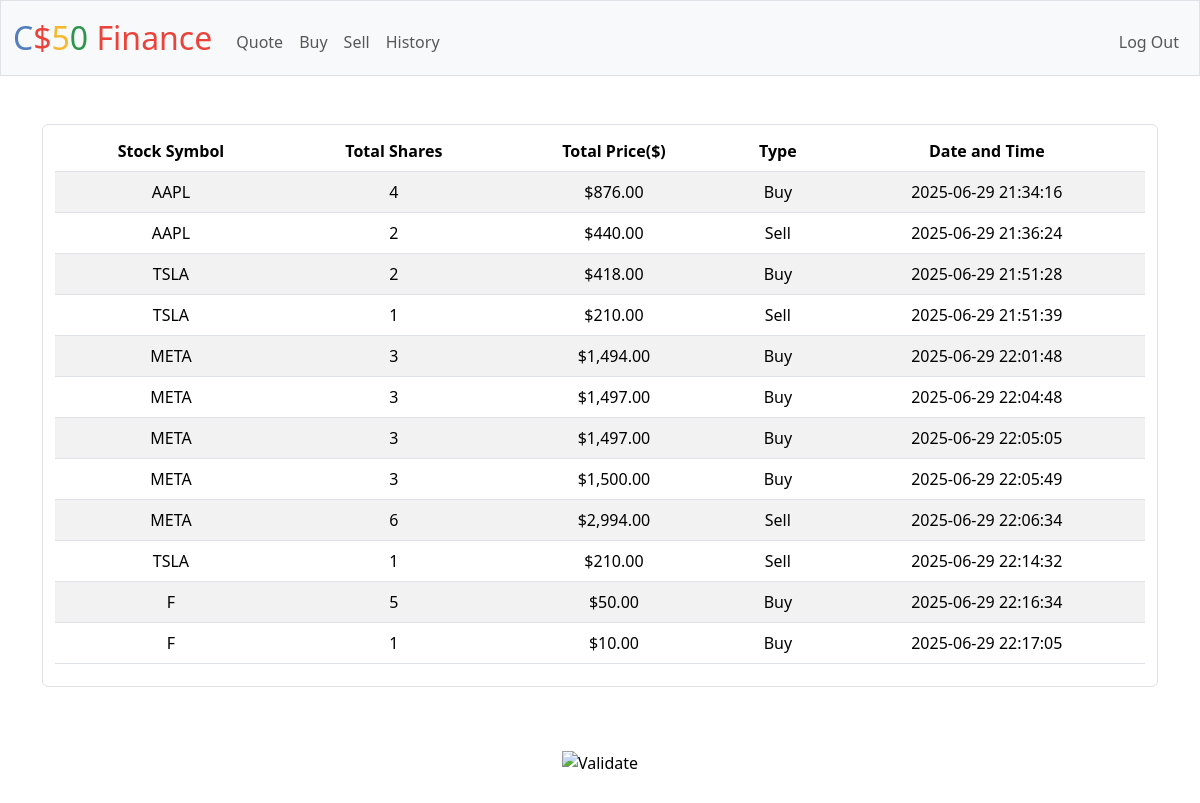
Screenshot of /history (signed in) with the database file from the repository.
### tables this page shows
CREATE TABLE transactions (
    id INTEGER PRIMARY KEY AUTOINCREMENT NOT NULL,
    user_id INTEGER NOT NULL,
    symbol TEXT NOT NULL,
    shares INTEGER,
    price NUMERIC,
    timestamp DATETIME DEFAULT CURRENT_TIMESTAMP, type TEXT,
    FOREIGN KEY (user_id) REFERENCES users(id)
);

### app.py (the view)
@app.route("/history")
@login_required
def history():
    table = db.execute("SELECT symbol, shares, price, type, timestamp FROM transactions WHERE user_id = ?", session["user_id"])
    return render_template("history.html", table=table)

### app.py (called while the page is built)
@app.after_request
def after_request(response):
    response.headers["Cache-Control"] = "no-cache, no-store, must-revalidate"
    response.headers["Expires"] = 0
    response.headers["Pragma"] = "no-cache"
    return response

### helpers.py (called while the page is built)
def login_required(f):
    @wraps(f)
    def decorated_function(*args, **kwargs):
        if session.get("user_id") is None:
            return redirect("/login")
        return f(*args, **kwargs)
    return decorated_function

def usd(value):
    return f"${value:,.2f}"

### templates/history.html (shortened to what this page needs)
{% extends "layout.html" %}
{% block main %}
    <div class="mb-3 form-control mx-auto w-auto">
        <table class="table table-striped table-hover">
            <thead>
                <tr>
                    <th>Stock Symbol</th>
                    <th>Total Shares</th>
                    <th>Total Price($)</th>
                    <th>Type</th>
                    <th>Date and Time</th>
                </tr>
            </thead>
            <tbody>
                {% for row in table %}
                <tr>
                    <td> {{ row ['symbol']}}</td>
                    <td> {{ row ['shares']}} </td>
                    <td> {{ row ['price'] | usd }}</td>
                    <td> {{ row ['type'] }} </td>
                    <td> {{ row ['timestamp'] }} </td>
                </tr>
                {% endfor %}
            </tbody>
        </table>
{% endblock %}

### templates/layout.html (shortened to what this page needs)
<!DOCTYPE html>
<html lang="en">
    <head>
        <link href="https://cdn.jsdelivr.net/npm/bootstrap@5.3.3/dist/css/bootstrap.min.css" rel="stylesheet">
        <link href="/static/styles.css" rel="stylesheet">
    </head>
    <body>
        <nav class="bg-light border navbar navbar-expand-md navbar-light">
            <div class="container-fluid">
                <a class="navbar-brand" href="/"><span class="blue">C</span><span class="red">$</span><span class="yellow">5</span><span class="green">0</span> <span class="red">Finance</span></a>
                <div class="collapse navbar-collapse" id="navbar">
                    {% if session["user_id"] %}
                        <ul class="navbar-nav me-auto mt-2">
                            <li class="nav-item"><a class="nav-link" href="/quote">Quote</a></li>
                            <li class="nav-item"><a class="nav-link" href="/buy">Buy</a></li>
                            <li class="nav-item"><a class="nav-link" href="/sell">Sell</a></li>
                            <li class="nav-item"><a class="nav-link" href="/history">History</a></li>
                        </ul>
                        <ul class="navbar-nav ms-auto mt-2">
                            <li class="nav-item"><a class="nav-link" href="/logout">Log Out</a></li>
                        </ul>
                    {% else %}
                        <ul class="navbar-nav ms-auto mt-2">
                            <li class="nav-item"><a class="nav-link" href="/register">Register</a></li>
                            <li class="nav-item"><a class="nav-link" href="/login">Log In</a></li>
                        </ul>
                    {% endif %}
                </div>
            </div>
        </nav>
        <main class="container py-5 text-center">
            {% block main %}{% endblock %}
        </main>
        <footer class="mb-5">
            <form action="https://validator.w3.org/check" class="text-center" enctype="multipart/form-data" method="post" target="_blank">
                <input alt="Validate" src="/static/I_heart_validator.png" type="image">
            </form>
        </footer>
    </body>
</html>

### static/styles.css (style rules this page uses)
nav .navbar-brand { font-size: xx-large; }
nav .navbar-brand .blue { color: #537fbe; }
nav .navbar-brand .red { color: #ea433b; }
nav .navbar-brand .yellow { color: #f5b82e; }
nav .navbar-brand .green { color: #2e944b; }

### rows the page displays
transactions: symbol "AAPL", shares "4", price "$876.00", type "Buy", timestamp "2025-06-29 21:34:16"
transactions: symbol "AAPL", shares "2", price "$440.00", type "Sell", timestamp "2025-06-29 21:36:24"
transactions: symbol "TSLA", shares "2", price "$418.00", type "Buy", timestamp "2025-06-29 21:51:28"
transactions: symbol "TSLA", shares "1", price "$210.00", type "Sell", timestamp "2025-06-29 21:51:39"
transactions: symbol "META", shares "3", price "$1,494.00", type "Buy", timestamp "2025-06-29 22:01:48"
transactions: symbol "META", shares "3", price "$1,497.00", type "Buy", timestamp "2025-06-29 22:04:48"
transactions: symbol "META", shares "3", price "$1,497.00", type "Buy", timestamp "2025-06-29 22:05:05"
transactions: symbol "META", shares "3", price "$1,500.00", type "Buy", timestamp "2025-06-29 22:05:49"
transactions: symbol "META", shares "6", price "$2,994.00", type "Sell", timestamp "2025-06-29 22:06:34"
transactions: symbol "TSLA", shares "1", price "$210.00", type "Sell", timestamp "2025-06-29 22:14:32"
transactions: symbol "F", shares "5", price "$50.00", type "Buy", timestamp "2025-06-29 22:16:34"
transactions: symbol "F", shares "1", price "$10.00", type "Buy", timestamp "2025-06-29 22:17:05"
